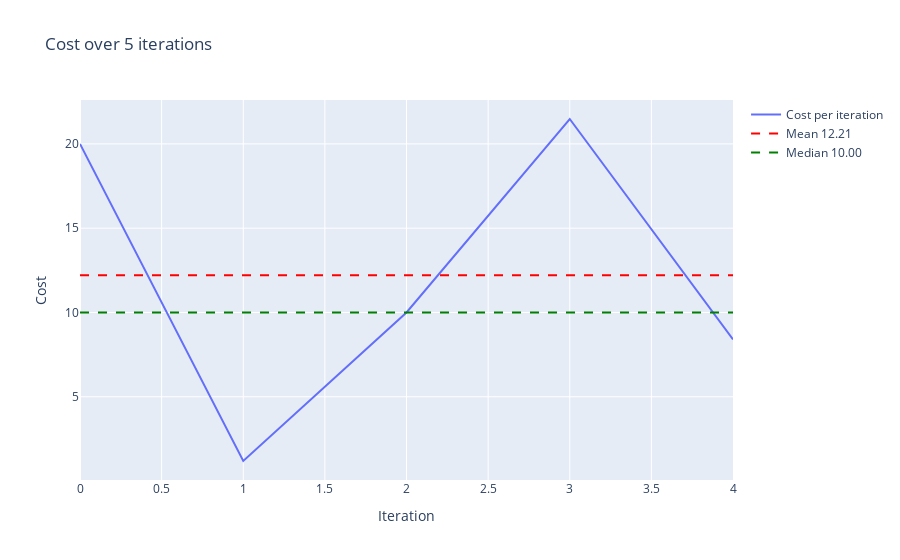

The notebook cell saved with this chart:
### Code cell
display(df.head())
methods.plot_plotly(data=df['actual_cost'], data_label='Cost')

### Figure 1 — Plotly figure (JSON) as saved in the notebook; plotly's stock layout.template omitted (floating-point values rounded to 4 significant figures)
{"data": [{"mode": "lines", "name": "Cost per iteration", "type": "scatter", "y": [20, 1.189, 10, 21.48, 8.401]}, {"line": {"color": "red", "dash": "dash"}, "mode": "lines", "name": "Mean 12.21", "type": "scatter", "x": [0, 4], "y": [12.21, 12.21]}, {"line": {"color": "green", "dash": "dash"}, "mode": "lines", "name": "Median 10.00", "type": "scatter", "x": [0, 4], "y": [10, 10]}], "layout": {"title": {"text": "Cost over 5 iterations"}, "xaxis": {"title": {"text": "Iteration"}}, "yaxis": {"title": {"text": "Cost"}}}}
